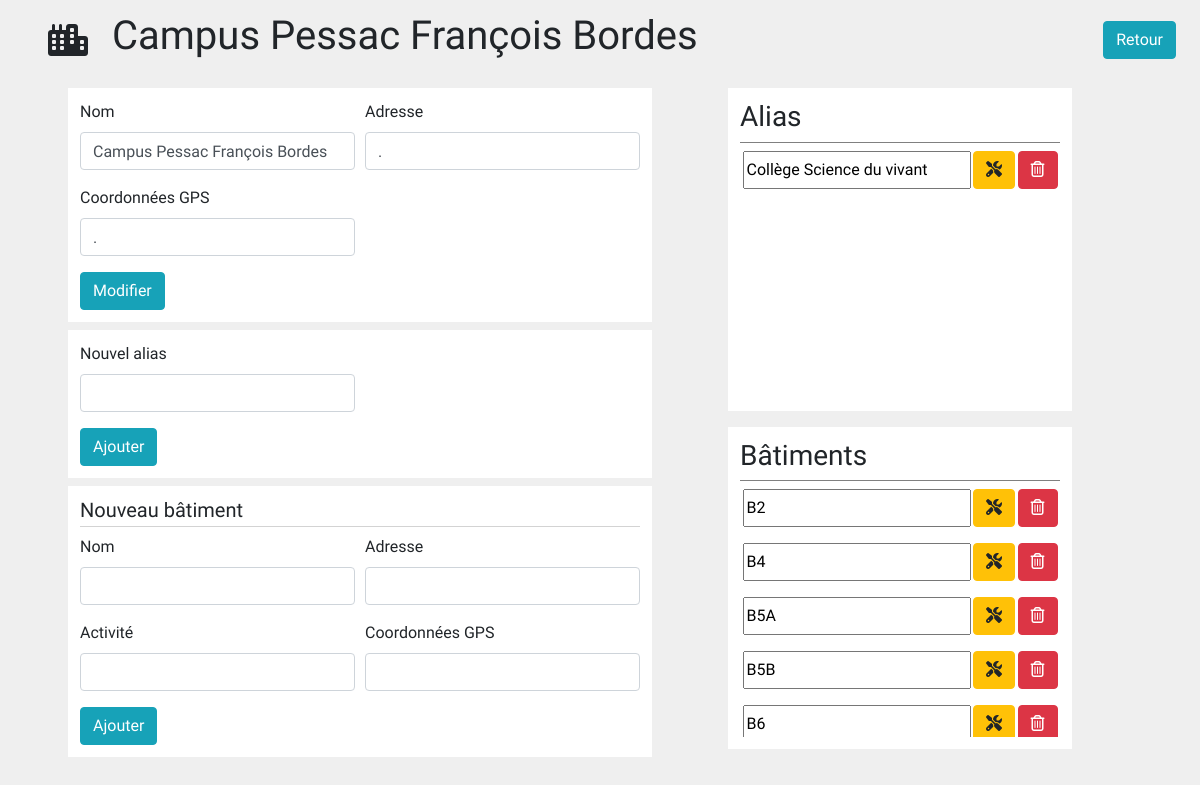
The page /edit/campus/2 on the database as committed earlier.
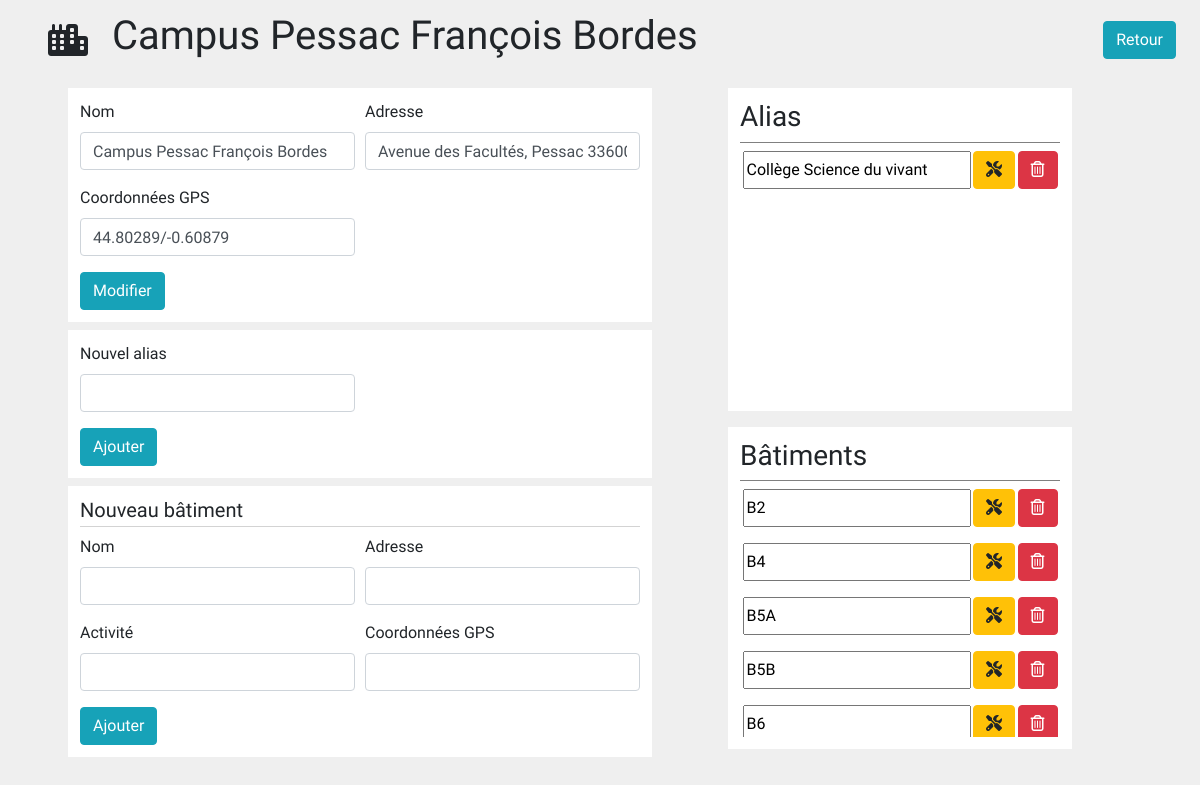
The same page on the database as committed later.
### localisation/models.py (models this page shows)
class Campus(models.Model):
    name = models.CharField(max_length = 255)
    address = models.CharField(max_length = 500, default= "")
    coordinates =  models.CharField(max_length = 500, default= "")
    class Meta:
        db_table = 'Campus'

class SynonymCampus(models.Model):
    id_campus = models.ForeignKey('Campus' ,on_delete=models.CASCADE)
    value = models.CharField(max_length = 255)

class Building(models.Model):
    name = models.CharField(max_length = 255)
    main_activity = models.CharField(max_length = 255, default= "")
    address = models.CharField(max_length = 500, default= "")
    coordinates =  models.CharField(max_length = 500, default= "")
    id_campus = models.ForeignKey('Campus' ,on_delete=models.CASCADE, default=DEFAULT_ID)
    class Meta:
        db_table = 'Building'

### managementTool/views.py (the view)
# urls.py: path('edit/campus/<id>' , views.edit_campus , name = 'edit_campus'),
def edit_campus(request,id):
    campus = Campus.objects.get(id = id)
    buildings = Building.objects.filter(id_campus = id)
    synonyms = SynonymCampus.objects.filter(id_campus = id)
    return render(request , 'edit.html', {'type':'campus', 'campus' : campus, 'buildings' : buildings, 'synonyms' : synonyms})

### managementTool/templates/edit.html (shortened to what this page needs)
{% extends 'layout.html' %}
{% block body %}
<div class="edit-background">
  <div class="edit-title">
      <div class="">
        {%if type == 'building' %} <i class="fas fa-building"></i> {% elif type == 'room' %} <i class="fas fa-door-closed"></i> {% elif type == 'campus' %} <i class="fas fa-city"></i> {% endif %}
        <h1>{%if type == 'building' %} {{building.name}} {% elif type == 'room' %} {{room.name}} {% elif type == 'campus' %} {{campus.name}} {% endif %}</h1>
      </div>
      <a href="{% url 'index' %}" class="btn btn-info">Retour</a>
  </div>
  <div class="edit-body">
      <div class="edit-component edit-left-box">
          <div class="edit-box edit-building-informations">
              <form action="{%if type == 'building' %}{{building.id}}{% elif type == 'room' %}{{room.id}}{% elif type == 'campus' %}{{campus.id}}{% endif %}/edit_informations" method="POST">
                  <div class="form-row">
                      <div class="form-group col-md-6">
                          <label for="name">Nom</label>
                          <input type="text" class="form-control" name="name" value="{%if type == 'building' %}{{building.name}}{% elif type == 'room' %}{{room.name}}{% elif type == 'campus' %}{{campus.name}}{% endif %}" pattern="[a-zA-Z0-9-' ,éèàêÉÈÀÇçùëö]{1,250}">
                      </div>
                      <div class="form-group col-md-6">
                          {%if type == 'building' or type == 'campus'%}
                            <label for="address">Adresse</label>
                            <input type="text" class="form-control" name="address" value="{%if type == 'building' %}{{building.address}}{% elif type == 'campus' %}{{campus.address}}{% endif %}" pattern="[a-zA-Z0-9-' ,éèàêÉÈÀÇçùëö]{1,250}">
                          {% elif type == 'room' %}
                            <label for="stage">Étage</label>
                            <input type="number" class="form-control" name="stage" pattern="[0-9]+" value="{{room.floor}}" id="stage">
                          {% endif %}
                      </div>
                  </div>
                  <div class="form-row">
                      {%if type == 'building' or type == 'campus'%}
                        <div class="form-group col-md-6">
                            <label for="coordinatesGPS">Coordonnées GPS</label>
                            <input type="text" class="form-control" name="coordinatesGPS" value="{%if type == 'building' %}{{building.coordinates}}{% elif type == 'campus' %}{{campus.coordinates}}{% endif %}" pattern="[-]{0,1}[0-9]{1,2}.[0-9]{5}/[-]{0,1}[0-9]{1,2}.[0-9]{5}">
                        </div>
                      {% endif %}
                  </div>
                  <button type="submit" class="btn btn-info">Modifier</button>
              </form>
          </div>
          <div class="edit-box edit-alias-add">
              <form action="{%if type == 'building' %}{{building.id}}{% elif type == 'room' %}{{room.id}}{% elif type == 'campus' %}{{campus.id}}{% endif %}/add_synonym" method="POST">
                  <div class="form-row">
                      <div class="form-group col-md-6">
                          <label for="alias">Nouvel alias</label>
                          <input type="text" class="form-control" name="alias">
                      </div>
                  </div>
                  <button type="submit" class="btn btn-info">Ajouter</button>
              </form>
          </div>
          {%if type == 'building' or type == 'campus'%}
          <div class="edit-box edit-room-add">
              <h5 class="edit-room-add-title">{%if type == 'building' %}Nouvelle salle{% elif type == 'campus' %}Nouveau bâtiment{% endif %}</h5>
              <form action="{%if type == 'building' %}{{building.id}}/add_room{% elif type == 'campus' %}{{campus.id}}/add_building{% endif %}" method="POST">
                  <div class="form-row">
                      <div class="form-group col-md-6">
                          <label for="roomName">Nom</label>
                          <input type="text" class="form-control" name="{%if type == 'building' %}roomName{% elif type == 'campus' %}buildingName{% endif %}" pattern="[a-zA-Z0-9-' ,éèàêÉÈÀÇçùëö]{1,250}">
                      </div>
                      <div class="form-group col-md-6">
                          {%if type == 'building' %}
                          <label for="stage">Étage</label>
                          <input type="number" class="form-control" name="roomStage" pattern="[0-9]+">
                          {% elif type == 'campus' %}
                          <label for="address">Adresse</label>
                          <input type="text" class="form-control" name="roomAddress" value="{{building.name}}" pattern="[a-zA-Z0-9-' ,éèàêÉÈÀÇçùëö]{1,250}">
                          {% endif %}
                      </div>
                  </div>
                  <div class="form-row">
                      <div class="form-group col-md-6">
                          <label for="activity">Activité</label>
                          <input type="text" class="form-control" name="activity" pattern="[a-zA-Z0-9-' ,éèàêÉÈÀÇçùëö]{1,250}">
                      </div>
                      {% if type == 'campus' %}
                      <div class="form-group col-md-6">
                          <label for="coordinatesGPS">Coordonnées GPS</label>
                          <input type="text" class="form-control" name="coordinatesGPS" value="{{building.coordinates}}" pattern="[-][0-9]{1,2}.[0-9]{5}/[-][0-9]{1,2}.[0-9]{5}">
                      </div>
                      {% endif %}
                  </div>
                  <button type="submit" class="btn btn-info">Ajouter</button>
              </form>
          </div>
          {% endif %}
      </div>
      <div class="edit-component edit-right-box">
          <div class="edit-box">
              <div class="edit-list-title">
                  <h3>Alias</h3>
              </div>
              <div class="edit-list">
                {% for s in synonyms %}
                  <div class="edit-list-line">
                      <input type="text" value="{{s.value}}" name='edit_alias'>
                      <a onclick="edit_alias('{%if type == 'building' %}/edit/building/{{building.id}}/edit_synonym/{{s.id}}{% elif type == 'campus' %}/edit/campus/{{campus.id}}/edit_synonym/{{s.id}}{% elif type == 'room' %}/edit/room/{{room.id}}/edit_synonym/{{s.id}}{% endif %}')" href="#" class="btn btn-warning"><i class="fas fa-tools"></i></a>
                      <a href="{%if type == 'building' %}/edit/building/{{building.id}}/delete_synonym/{{s.id}}{% elif type == 'campus' %}/edit/campus/{{campus.id}}/delete_synonym/{{s.id}}{% elif type == 'room' %}/edit/room/{{room.id}}/delete_synonym/{{s.id}}{% endif %}" class="btn btn-danger" onclick=""><i class="far fa-trash-alt"></i></a>
                  </div>
                {% endfor %}
              </div>
          </div>
          {%if type == 'building' or type == 'campus'%}
          <div class="edit-box">
              <div class="edit-list-title">
                  <h3>{%if type == 'building' %}Salles{% elif type == 'campus' %}Bâtiments{% endif %}</h3>
              </div>
              <div class="edit-list">
                {%if type == 'building' %}
                  {% for r in rooms %}
                    <div class="edit-list-line">
                        <input type="text" value="{{r.name}}">
                        <a href="/edit/room/{{r.id}}" class="btn btn-warning"><i class="fas fa-tools"></i></a>
                        <a href="/edit/building/{{building.id}}/delete/{{r.id}}" class="btn btn-danger" onclick=""><i class="far fa-trash-alt"></i></a>
                    </div>
                  {% endfor %}
                {% elif type == 'campus' %}
                  {% for b in buildings %}
                    <div class="edit-list-line">
                        <input type="text" value="{{b.name}}">
                        <a href="/edit/building/{{b.id}}" class="btn btn-warning"><i class="fas fa-tools"></i></a>
                        <a href="/edit/campus/{{campus.id}}/delete/{{b.id}}" class="btn btn-danger" onclick=""><i class="far fa-trash-alt"></i></a>
                    </div>
                  {% endfor %}
                {% endif %}
              </div>
          </div>
          {% endif %}
      </div>
  </div>
</div>
{% endblock %}

### managementTool/templates/layout.html (shortened to what this page needs)
{% load static %}
<!DOCTYPE html>
<html lang="en">
<head>
    <link rel="stylesheet" href="{% static 'css/style.css' %}">
    <link rel="stylesheet" href="https://stackpath.bootstrapcdn.com/bootstrap/4.4.1/css/bootstrap.min.css">
</head>
<body>
  {% block body%}
  {% endblock body%}
</body>
</html>

### managementTool/static/css/style.css (style rules this page uses)
* { font-family: 'Quicksand', sans-serif; }
.edit-background { background-color: #efefef; min-height: 100vh; }
.edit-body { display: flex; }
.edit-box { background-color: white; padding: 0.75rem; margin: 0.5rem; }
.edit-title { display: flex; align-items: center; justify-content: space-between; margin-right: 1.5rem; margin-left: 1.5rem; }
.edit-title div { display: flex; justify-content: center; align-items: center; }
.edit-title i { font-size: 2rem; margin: 1.5rem; }
.edit-component { margin-left: 5vw; }
.edit-left-box { width: 50vw; }
.edit-right-box { width: 30vw; }
.edit-list { height: 32vh; overflow-y: auto; padding-top: 0.5rem; }
.edit-list-line { margin-bottom: 1rem; display: flex; justify-content: space-evenly; }
.edit-list-title { border-bottom: solid 1px gray; }
.edit-right-box .edit-box { margin-bottom: 2vh; }
.edit-room-add-title { border-bottom: solid 1px lightgray; padding-bottom: 0.25rem; }

Rows that differ between the two databases and show on the page:
changed Campus "Campus Pessac François Bordes": address "." → "Avenue des Facultés, Pessac 33600"; coordinatesGPS "." → "44.80289/-0.60879"
